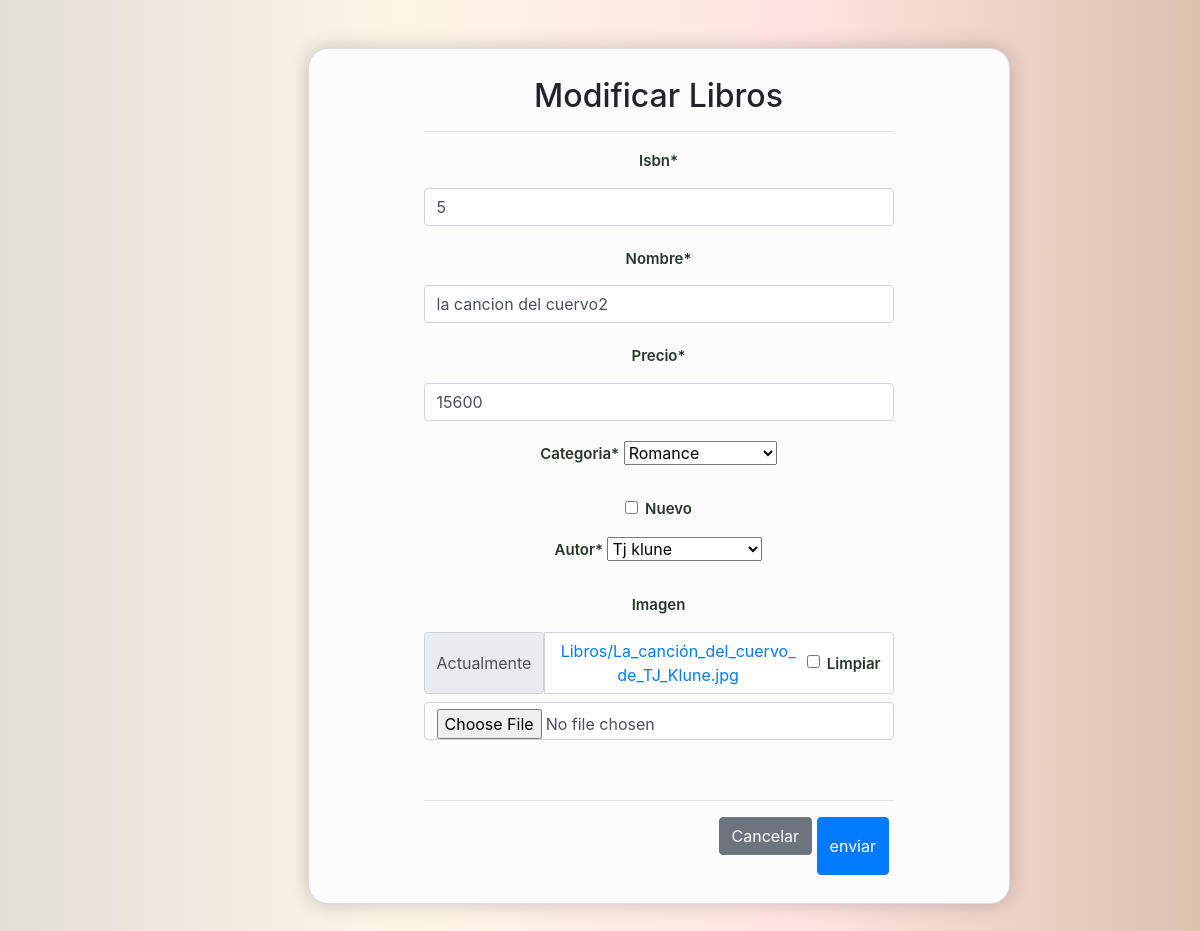
/modificarLibro/22/ (signed in), run on an earlier commit of the app's database.
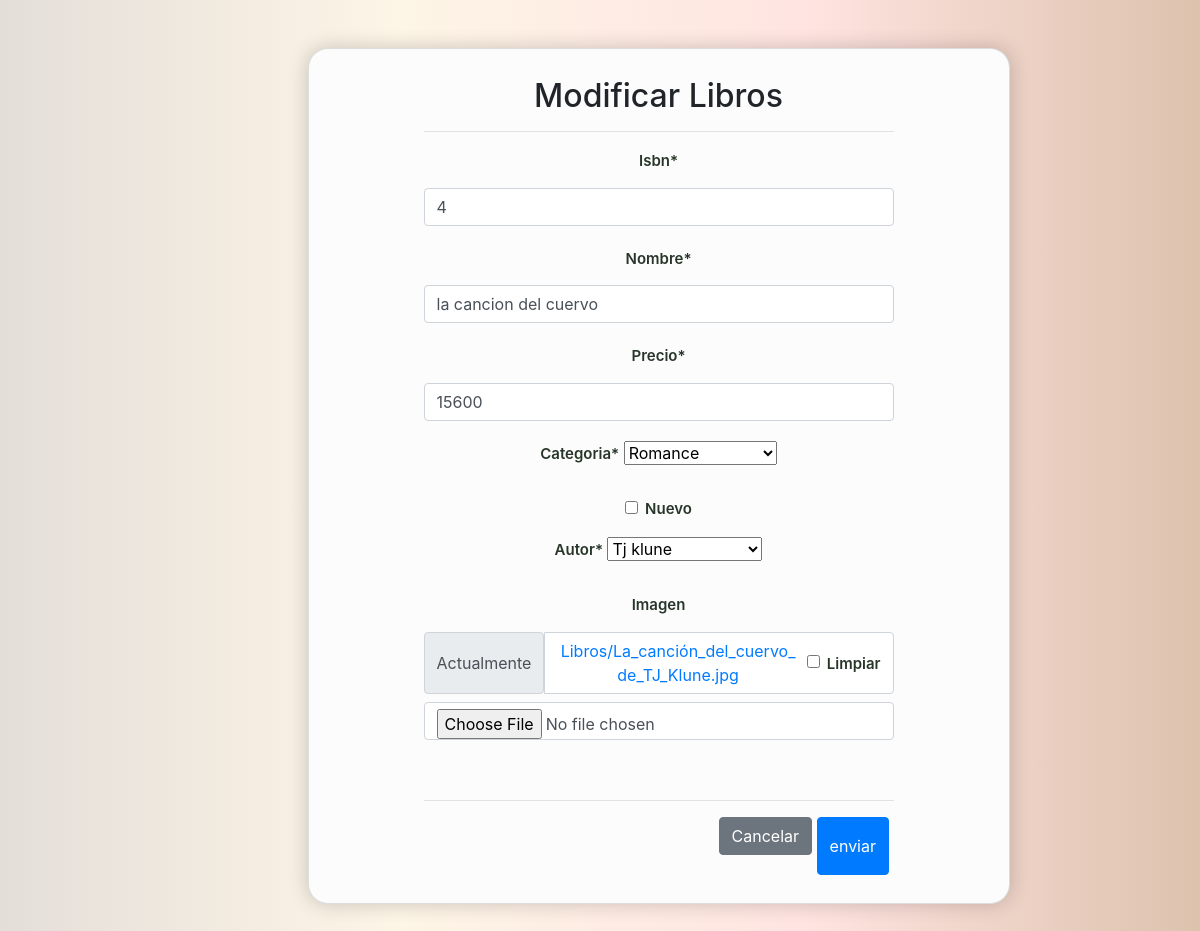
And on a later commit of the database.
### tienda/models.py (models this page shows, shortened)
class Libro(models.Model):
    isbn = models.IntegerField()
    nombre = models.CharField(max_length=400)
    precio = models.IntegerField()
    categoria = models.IntegerField(choices=opciones_categoria)
    nuevo = models.BooleanField()
    autor = models.ForeignKey(Autor, on_delete=models.PROTECT)
    imagen = models.ImageField(upload_to="Libros",null=True)

class Autor(models.Model):
    idAutor = models.IntegerField()
    nombre = models.CharField(max_length=100)
    def __str__(selft):
        return selft.nombre

### tienda/views.py (the view, shortened to what this page needs)
# urls.py: path('modificarLibro/<int:id>/', modificarLibro, name='modificarLibro'),
@permission_required('tienda.change_libro')
def modificarLibro(request, id):
    libro = get_object_or_404(Libro, id=id)
    data = {
        'form': LibroForm(instance=libro)
    }
    return render(request, 'tienda/Libros/modificar.html',data)

### tienda/forms.py (shortened to what this page needs)
class LibroForm(forms.ModelForm):
    nombre = forms.CharField(min_length=3, max_length=30)
    isbn = forms.IntegerField(min_value=2, max_value=400000)
    imagen = forms.ImageField(required=False, validators=[MaxSizeFileValidator(max_file_size=2)])
    class Meta:
        model = Libro
        fields = '__all__'

### tienda/context_processor.py (called while the page is built)
def total_carrito(request):
    total = 0
    if request.user.is_authenticated:
        if "carrito" in request.session.keys():
            for key, value in request.session["carrito"].items():
                total += int(value["acumulado"])
    return {"total_carrito": total}

### tienda/templates/tienda/Libros/modificar.html (shortened to what this page needs)
{% load static %}
<!DOCTYPE html>
<html lang="en">
<head>
    {% load crispy_forms_tags %}
    <link rel="stylesheet" href="https://cdn.jsdelivr.net/npm/bootstrap@4.6.2/dist/css/bootstrap.min.css">
    <link rel="stylesheet" href="{% static 'css/crud.css'%}">
    <link rel="stylesheet" href="{% static 'css/ncontacto.css'%}">
</head>
<body>
    <br>
    <br>
    <div class="row"  >
        <div class="col-12 col-md-6 offset-md-3">
            <div class="card" >
                <div class="card-body ">
                    <h2>Modificar Libros</h2>
                    <hr>
                    <form action="" class="" method="post" enctype="multipart/form-data">
                        {{ form|crispy  }}
                        <br>
                        <hr>
                        <div class="d-flex justify-content-end">
                            <input type="reset" value="Cancelar" class="btn btn-secondary">
                            <button type="submit" id="btnEnviar" class="btn btn-primary">enviar</button>
                        </div>
                    </form>
                </div>
            </div>
        </div>
    </div>
    <br>
    <br>
</body>
</html>

What changed in the data, as far as the page shows it:
changed Libro "Romance": isbn "5" → "4"; nombre "la cancion del cuervo2" → "la cancion del cuervo"
